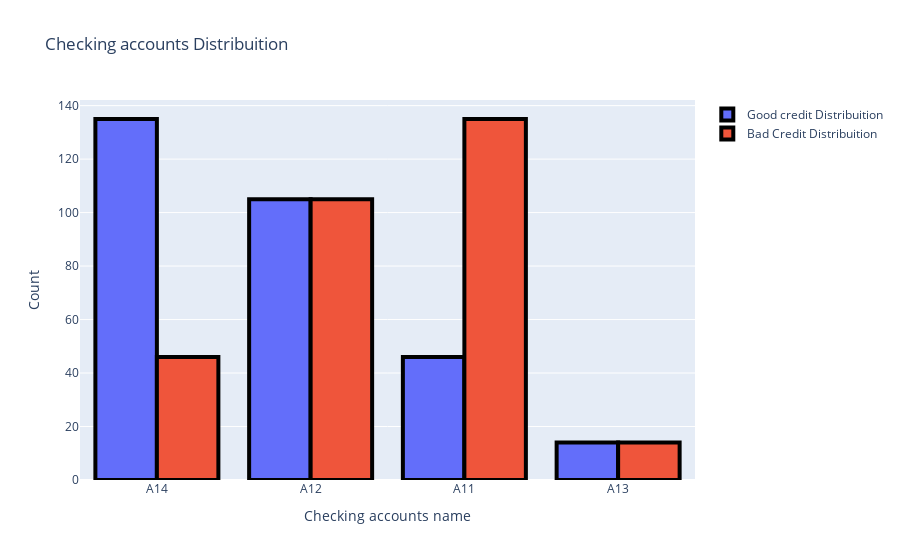

The code cell stored with this chart in its notebook:
### Code cell
#First plot
t0 = go.Bar(
    x = train[train["status"]== 'good']["checkin_acc"].value_counts().index.values,
    y = train[train["status"]== 'bad']["checkin_acc"].value_counts().values,
    name='Good credit Distribuition' 
    
)

#Second plot
t1 = go.Bar(
    x = train[train["status"]== 'bad']["checkin_acc"].value_counts().index.values,
    y = train[train["status"]== 'bad']["checkin_acc"].value_counts().values,
    name="Bad Credit Distribuition"
)

data = [t0, t1]

layout = go.Layout(
    title='Checking accounts Distribuition',
    xaxis=dict(title='Checking accounts name'),
    yaxis=dict(title='Count'),
    barmode='group'
)
fig = go.Figure(data=data, layout=layout)
fig.data[0].marker.line.width = 4
fig.data[0].marker.line.color = "black"
fig.data[1].marker.line.width = 4
fig.data[1].marker.line.color = "black"
py.iplot(fig, filename = 'Age', validate = False)

### Figure 1 — Plotly figure (JSON) as saved in the notebook; plotly's stock layout.template omitted (floating-point values rounded to 4 significant figures)
{"data": [{"marker": {"line": {"color": "black", "width": 4}}, "name": "Good credit Distribuition", "type": "bar", "x": ["A14", "A12", "A11", "A13"], "y": [135, 105, 46, 14]}, {"marker": {"line": {"color": "black", "width": 4}}, "name": "Bad Credit Distribuition", "type": "bar", "x": ["A11", "A12", "A14", "A13"], "y": [135, 105, 46, 14]}], "layout": {"barmode": "group", "title": {"text": "Checking accounts Distribuition"}, "xaxis": {"title": {"text": "Checking accounts name"}}, "yaxis": {"title": {"text": "Count"}}}}
